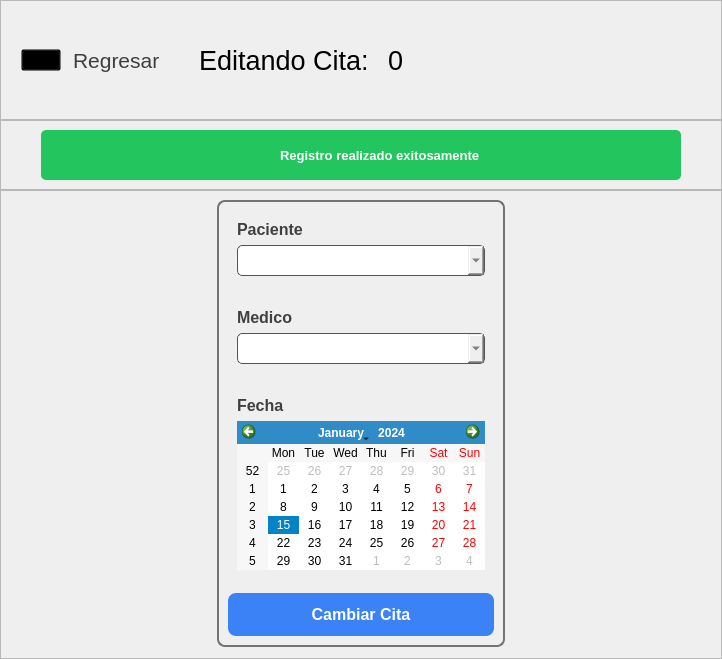
            <widget class="QWidget" name="pagEditarCita">
             <layout class="QVBoxLayout" name="verticalLayout">
              <property name="spacing">
               <number>0</number>
              </property>
              <property name="leftMargin">
               <number>0</number>
              </property>
              <property name="topMargin">
               <number>0</number>
              </property>
              <property name="rightMargin">
               <number>0</number>
              </property>
              <property name="bottomMargin">
               <number>0</number>
              </property>
              <item>
               <widget class="QFrame" name="frame_62">
                <property name="sizePolicy">
                 <sizepolicy hsizetype="Preferred" vsizetype="Expanding">
                  <horstretch>0</horstretch>
                  <verstretch>0</verstretch>
                 </sizepolicy>
                </property>
                <property name="minimumSize">
                 <size>
                  <width>0</width>
                  <height>120</height>
                 </size>
                </property>
                <property name="frameShape">
                 <enum>QFrame::StyledPanel</enum>
                </property>
                <property name="frameShadow">
                 <enum>QFrame::Raised</enum>
                </property>
                <layout class="QHBoxLayout" name="horizontalLayout_32">
                 <property name="spacing">
                  <number>12</number>
                 </property>
                 <property name="leftMargin">
                  <number>20</number>
                 </property>
                 <property name="topMargin">
                  <number>20</number>
                 </property>
                 <property name="rightMargin">
                  <number>20</number>
                 </property>
                 <property name="bottomMargin">
                  <number>20</number>
                 </property>
                 <item>
                  <widget class="QPushButton" name="btnRegresarAgCitas">
                   <property name="cursor">
                    <cursorShape>PointingHandCursor</cursorShape>
                   </property>
                   <property name="styleSheet">
                    <string notr="true">QPushButton{
	background-color: transparent;
}</string>
                   </property>
                   <property name="text">
                    <string/>
                   </property>
                   <property name="icon">
                    <iconset>
                     <normaloff>img/back.svg</normaloff>img/back.svg</iconset>
                   </property>
                   <property name="iconSize">
                    <size>
                     <width>30</width>
                     <height>30</height>
                    </size>
                   </property>
                  </widget>
                 </item>
                 <item>
                  <widget class="QLabel" name="lblRegresarAgCitas">
                   <property name="sizePolicy">
                    <sizepolicy hsizetype="Preferred" vsizetype="Expanding">
                     <horstretch>0</horstretch>
                     <verstretch>0</verstretch>
                    </sizepolicy>
                   </property>
                   <property name="font">
                    <font>
                     <family>Arial</family>
                     <pointsize>16</pointsize>
                    </font>
                   </property>
                   <property name="cursor">
                    <cursorShape>PointingHandCursor</cursorShape>
                   </property>
                   <property name="styleSheet">
                    <string notr="true">QLabel{
	color: #3E3E3E;
}</string>
                   </property>
                   <property name="text">
                    <string>Regresar</string>
                   </property>
                  </widget>
                 </item>
                 <item>
                  <widget class="QLabel" name="label_2">
                   <property name="font">
                    <font>
                     <family>Arial</family>
                     <pointsize>20</pointsize>
                    </font>
                   </property>
                   <property name="styleSheet">
                    <string notr="true">QLabel{
	margin-left: 20px;
}</string>
                   </property>
                   <property name="text">
                    <string>Editando Cita:</string>
                   </property>
                  </widget>
                 </item>
                 <item>
                  <widget class="QLabel" name="lblEditarCitaActual">
                   <property name="font">
                    <font>
                     <family>Arial</family>
                     <pointsize>20</pointsize>
                    </font>
                   </property>
                   <property name="text">
                    <string>0</string>
                   </property>
                  </widget>
                 </item>
                 <item>
                  <spacer name="horizontalSpacer_31">
                   <property name="orientation">
                    <enum>Qt::Horizontal</enum>
                   </property>
                   <property name="sizeHint" stdset="0">
                    <size>
                     <width>40</width>
                     <height>20</height>
                    </size>
                   </property>
                  </spacer>
                 </item>
                </layout>
               </widget>
              </item>
              <item alignment="Qt::AlignTop">
               <widget class="QFrame" name="frame_63">
                <property name="minimumSize">
                 <size>
                  <width>0</width>
                  <height>70</height>
                 </size>
                </property>
                <property name="maximumSize">
                 <size>
                  <width>16777215</width>
                  <height>264</height>
                 </size>
                </property>
                <property name="frameShape">
                 <enum>QFrame::StyledPanel</enum>
                </property>
                <property name="frameShadow">
                 <enum>QFrame::Raised</enum>
                </property>
                <layout class="QHBoxLayout" name="horizontalLayout_33">
                 <property name="leftMargin">
                  <number>40</number>
                 </property>
                 <property name="rightMargin">
                  <number>40</number>
                 </property>
                 <item>
                  <widget class="QFrame" name="lblEditarCita">
                   <property name="styleSheet">
                    <string notr="true">QFrame{
	background-color: #22c55e;
	border-radius: 5px;
}</string>
                   </property>
                   <property name="frameShape">
                    <enum>QFrame::StyledPanel</enum>
                   </property>
                   <property name="frameShadow">
                    <enum>QFrame::Raised</enum>
                   </property>
                   <layout class="QHBoxLayout" name="horizontalLayout_34">
                    <item>
                     <spacer name="horizontalSpacer_32">
                      <property name="orientation">
                       <enum>Qt::Horizontal</enum>
                      </property>
                      <property name="sizeHint" stdset="0">
                       <size>
                        <width>40</width>
                        <height>20</height>
                       </size>
                      </property>
                     </spacer>
                    </item>
                    <item>
                     <widget class="QPushButton" name="lblIconoEditarCita">
                      <property name="minimumSize">
                       <size>
                        <width>30</width>
                        <height>30</height>
                       </size>
                      </property>
                      <property name="styleSheet">
                       <string notr="true">QPushButton{
	background-color: transparent;
	border: none;
}</string>
                      </property>
                      <property name="text">
                       <string/>
                      </property>
                      <property name="icon">
                       <iconset>
                        <normaloff>img/check.svg</normaloff>img/check.svg</iconset>
                      </property>
                      <property name="iconSize">
                       <size>
                        <width>30</width>
                        <height>30</height>
                       </size>
                      </property>
                     </widget>
                    </item>
                    <item>
                     <widget class="QLabel" name="lblMsjEditarCita">
                      <property name="font">
                       <font>
                        <family>Arial</family>
                        <pointsize>10</pointsize>
                        <weight>75</weight>
                        <bold>true</bold>
                       </font>
                      </property>
                      <property name="styleSheet">
                       <string notr="true">QLabel{
	color: #fff;
}</string>
                      </property>
                      <property name="text">
                       <string>Registro realizado exitosamente</string>
                      </property>
                     </widget>
                    </item>
                    <item>
                     <spacer name="horizontalSpacer_33">
                      <property name="orientation">
                       <enum>Qt::Horizontal</enum>
                      </property>
                      <property name="sizeHint" stdset="0">
                       <size>
                        <width>40</width>
                        <height>20</height>
                       </size>
                      </property>
                     </spacer>
                    </item>
                   </layout>
                  </widget>
                 </item>
                </layout>
               </widget>
              </item>
              <item>
               <widget class="QFrame" name="frame_64">
                <property name="sizePolicy">
                 <sizepolicy hsizetype="Preferred" vsizetype="Expanding">
                  <horstretch>0</horstretch>
                  <verstretch>0</verstretch>
                 </sizepolicy>
                </property>
                <property name="frameShape">
                 <enum>QFrame::StyledPanel</enum>
                </property>
                <property name="frameShadow">
                 <enum>QFrame::Raised</enum>
                </property>
                <layout class="QGridLayout" name="gridLayout_17">
                 <item row="0" column="1">
                  <widget class="QFrame" name="frame_65">
                   <property name="sizePolicy">
                    <sizepolicy hsizetype="Preferred" vsizetype="Preferred">
                     <horstretch>0</horstretch>
                     <verstretch>0</verstretch>
                    </sizepolicy>
                   </property>
                   <property name="minimumSize">
                    <size>
                     <width>0</width>
                     <height>0</height>
                    </size>
                   </property>
                   <property name="sizeIncrement">
                    <size>
                     <width>0</width>
                     <height>0</height>
                    </size>
                   </property>
                   <property name="styleSheet">
                    <string notr="true">QFrame{
	border: 2px solid #737373;
	border-radius: 8px;
}</string>
                   </property>
                   <property name="frameShape">
                    <enum>QFrame::StyledPanel</enum>
                   </property>
                   <property name="frameShadow">
                    <enum>QFrame::Raised</enum>
                   </property>
                   <layout class="QVBoxLayout" name="verticalLayout_44">
                    <property name="spacing">
                     <number>14</number>
                    </property>
                    <item alignment="Qt::AlignTop">
                     <widget class="QFrame" name="frame_66">
                      <property name="styleSheet">
                       <string notr="true">QFrame{
	border: none;
}</string>
                      </property>
                      <property name="frameShape">
                       <enum>QFrame::StyledPanel</enum>
                      </property>
                      <property name="frameShadow">
                       <enum>QFrame::Raised</enum>
                      </property>
                      <layout class="QVBoxLayout" name="verticalLayout_45">
                       <item alignment="Qt::AlignTop">
                        <widget class="QLabel" name="label_30">
                         <property name="font">
                          <font>
                           <family>Arial</family>
                           <pointsize>12</pointsize>
                           <weight>75</weight>
                           <bold>true</bold>
                          </font>
                         </property>
                         <property name="styleSheet">
                          <string notr="true">QLabel{
	color: #404040;
}</string>
                         </property>
                         <property name="text">
                          <string>Paciente</string>
                         </property>
                        </widget>
                       </item>
                       <item>
                        <widget class="QComboBox" name="inpEditarPacienteCita">
                         <property name="font">
                          <font>
                           <family>Arial</family>
                           <pointsize>12</pointsize>
                          </font>
                         </property>
                         <property name="styleSheet">
                          <string notr="true">QComboBox{
	padding: 4px;
	border-radius: 5px;
	border: 1px solid #57534e;
	color: #404040;
	padding-left: 5px;
	padding-right: 5px;
}</string>
                         </property>
                        </widget>
                       </item>
                      </layout>
                     </widget>
                    </item>
                    <item alignment="Qt::AlignTop">
                     <widget class="QFrame" name="frame_67">
                      <property name="styleSheet">
                       <string notr="true">QFrame{
	border: none;
}</string>
                      </property>
                      <property name="frameShape">
                       <enum>QFrame::StyledPanel</enum>
                      </property>
                      <property name="frameShadow">
                       <enum>QFrame::Raised</enum>
                      </property>
                      <layout class="QVBoxLayout" name="verticalLayout_46">
                       <item alignment="Qt::AlignTop">
                        <widget class="QLabel" name="label_31">
                         <property name="font">
                          <font>
                           <family>Arial</family>
                           <pointsize>12</pointsize>
                           <weight>75</weight>
                           <bold>true</bold>
                          </font>
                         </property>
                         <property name="styleSheet">
                          <string notr="true">QLabel{
	color: #404040;
}</string>
                         </property>
                         <property name="text">
                          <string>Medico</string>
                         </property>
                        </widget>
                       </item>
                       <item>
                        <widget class="QComboBox" name="inpEditarMedicoCita">
                         <property name="font">
                          <font>
                           <family>Arial</family>
                           <pointsize>12</pointsize>
                          </font>
                         </property>
                         <property name="styleSheet">
                          <string notr="true">QComboBox{
	padding: 4px;
	border-radius: 5px;
	border: 1px solid #57534e;
	color: #404040;
	padding-left: 5px;
	padding-right: 5px;
}</string>
                         </property>
                        </widget>
                       </item>
                      </layout>
                     </widget>
                    </item>
                    <item>
                     <widget class="QFrame" name="frame_68">
                      <property name="styleSheet">
                       <string notr="true">QFrame{
	border: none;
}</string>
                      </property>
                      <property name="frameShape">
                       <enum>QFrame::StyledPanel</enum>
                      </property>
                      <property name="frameShadow">
                       <enum>QFrame::Raised</enum>
                      </property>
                      <layout class="QVBoxLayout" name="verticalLayout_47">
                       <item alignment="Qt::AlignTop">
                        <widget class="QLabel" name="label_32">
                         <property name="font">
                          <font>
                           <family>Arial</family>
                           <pointsize>12</pointsize>
                           <weight>75</weight>
                           <bold>true</bold>
                          </font>
                         </property>
                         <property name="styleSheet">
                          <string notr="true">QLabel{
	color: #404040;
}</string>
                         </property>
                         <property name="text">
                          <string>Fecha</string>
                         </property>
                        </widget>
                       </item>
                       <item>
                        <widget class="QCalendarWidget" name="inpEditarFechaCita">
                         <property name="styleSheet">
                          <string notr="true">#inpEditarFechaCita QToolButton QMenu::item:selected:enabled{
	background-color: #55aaff;
}

#inpEditarFechaCita QAbstractItemView:enabled{
	selection-background-color: #0284c7;
	selection-color: #fff;
}</string>
                         </property>
                        </widget>
                       </item>
                      </layout>
                     </widget>
                    </item>
                    <item>
                     <widget class="QPushButton" name="btnEditarCitaSubmit">
                      <property name="font">
                       <font>
                        <family>Arial</family>
                        <pointsize>12</pointsize>
                        <weight>75</weight>
                        <bold>true</bold>
                       </font>
                      </property>
                      <property name="cursor">
                       <cursorShape>PointingHandCursor</cursorShape>
                      </property>
                      <property name="styleSheet">
                       <string notr="true">QPushButton{
	background-color: #3b82f6;
	padding: 12px;
	border-radius: 8px;
	color: #fff;
}
QPushButton::hover{
	background-color: #2563eb;
}</string>
                      </property>
                      <property name="text">
                       <string>Cambiar Cita</string>
                      </property>
                     </widget>
                    </item>
                   </layout>
                  </widget>
                 </item>
                 <item row="0" column="0">
                  <spacer name="horizontalSpacer_34">
                   <property name="orientation">
                    <enum>Qt::Horizontal</enum>
                   </property>
                   <property name="sizeHint" stdset="0">
                    <size>
                     <width>207</width>
                     <height>20</height>
                    </size>
                   </property>
                  </spacer>
                 </item>
                 <item row="0" column="2">
                  <spacer name="horizontalSpacer_35">
                   <property name="orientation">
                    <enum>Qt::Horizontal</enum>
                   </property>
                   <property name="sizeHint" stdset="0">
                    <size>
                     <width>207</width>
                     <height>20</height>
                    </size>
                   </property>
                  </spacer>
                 </item>
                 <item row="1" column="1">
                  <spacer name="verticalSpacer_8">
                   <property name="orientation">
                    <enum>Qt::Vertical</enum>
                   </property>
                   <property name="sizeHint" stdset="0">
                    <size>
                     <width>20</width>
                     <height>2</height>
                    </size>
                   </property>
                  </spacer>
                 </item>
                </layout>
               </widget>
              </item>
             </layout>
            </widget>
